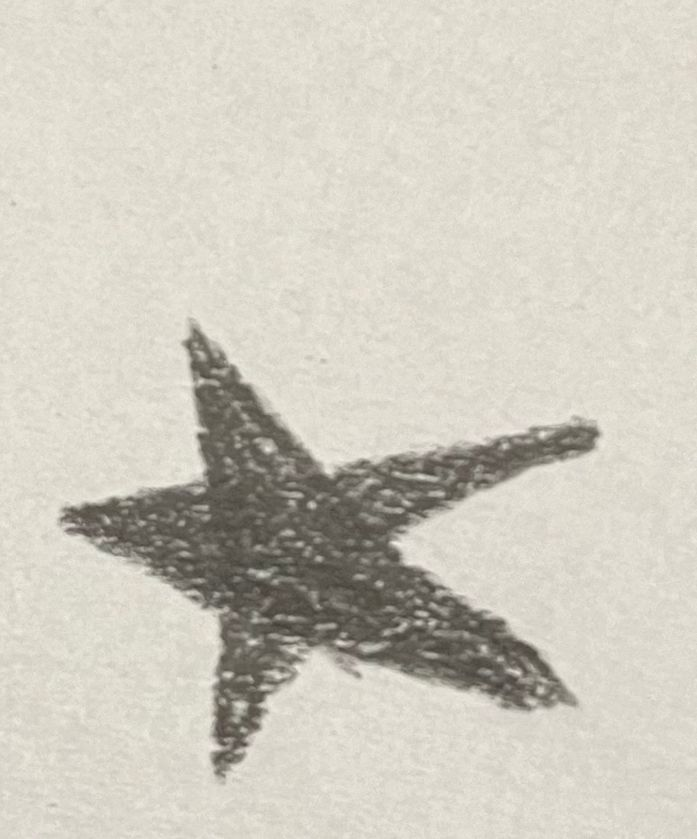
#> input picture machine_tp/shapes.tp/estrella_tp/WhatsApp Image 2025-09-10 at 11.21.23.jpeg, 697 x 839 px, given in place of the camera
$ python camara_2.py
#> lines starting #> are read from the running program, lines starting #| are printed output that depends on the picture; after the words box and inside, x2 and y2 are one past the last pixel; in counts of white or black regions, pixels touching at a corner belong together
### machine_tp/utiles/entrenando_tp.py
import cv2
import csv

import numpy as np

from utiles.labels_tp import label_to_int

trainData = []
trainLabels = []

# Agarro las cosas en los archivos las guardo en variables y las mando a train data y labels
def load_training_set():
    global trainData
    global trainLabels
    with open('archivo_hu_tp/figuras_hu.csv') as csv_file:
#> (reads machine_tp/archivo_hu_tp/figuras_hu.csv from the repository)
        csv_reader = csv.reader(csv_file, delimiter=',')
        for row in csv_reader:
            class_label = row.pop() # saca el ultimo elemento de la lista
            floats = []
            for n in row:
                floats.append(float(n)) # tiene los momentos de Hu transformados a float.
            trainData.append(np.array(floats, dtype=np.float32)) # momentos de Hu
            trainLabels.append(np.array([label_to_int(class_label)], dtype=np.int32)) # Resultados
            #Valores y resultados se necesitan por separados
    trainData = np.array(trainData, dtype=np.float32)
    trainLabels = np.array(trainLabels, dtype=np.int32)
# transforma los arrays a arrays de forma numpy


# llama la funcion de arriba, se manda a entrenar y devuelve el modelo entrenado
def train_model():
    load_training_set()

    tree = cv2.ml.DTrees_create()
    tree.setCVFolds(1)
    tree.setMaxDepth(10)
    tree.train(trainData, cv2.ml.ROW_SAMPLE, trainLabels)
    return tree

### machine_tp/utiles/labels_tp.py
def label_to_int(string_label):
    if string_label == 'estrella_tp': return 1
    if string_label == 'rectangulo_tp': return 2
    if string_label == 'triangulo_tp':
        return 3

    else:
        raise Exception('unkown class_label')


def int_to_label(string_label):
    if string_label == 1: return 'estrella_tp'
    if string_label == 2: return 'rectangulo_tp'
    if string_label == 3:
        return 'triangulo_tp'
    else:
        raise Exception('unkown class_label')

### machine_tp/camara_2.py
from utiles.entrenando_tp import train_model
from utiles.labels_tp import int_to_label
import numpy as np
import math
import cv2

model = train_model()

capture = cv2.VideoCapture(0)
if not capture.isOpened():
    print("Error: No se pudo abrir la cámara.")
    exit()
else:
    print("Cámara iniciada. Presiona 'q' para salir.")


cv2.namedWindow('1. Imagen Original', cv2.WINDOW_NORMAL)
cv2.namedWindow('2. Escala de Grises', cv2.WINDOW_NORMAL)
cv2.namedWindow('3. Imagen Binarizada', cv2.WINDOW_NORMAL)
cv2.namedWindow('4. Morfologia', cv2.WINDOW_NORMAL)
cv2.namedWindow('5. Contornos Detectados', cv2.WINDOW_NORMAL)
cv2.namedWindow('6. Resultado Final', cv2.WINDOW_NORMAL)


cv2.moveWindow('1. Imagen Original', 50, 50)
cv2.moveWindow('2. Escala de Grises', 450, 50)
cv2.moveWindow('3. Imagen Binarizada', 850, 50)
cv2.moveWindow('4. Morfologia', 50, 500)
cv2.moveWindow('5. Contornos Detectados', 450, 500)
cv2.moveWindow('6. Resultado Final', 850, 500)


def nothing(x):
    pass

cv2.createTrackbar('Int.', '3. Imagen Binarizada', 2, 20, nothing)  # valor que se resta al promedio local

while True:

    ret, frame = capture.read()
#> frame is the input picture: shape (839, 697, 3); mean B, G, R 191.5, 202.8, 206.8
    if not ret:
        print("No se pudo capturar el fotograma. Reintentando...")
        continue

    frame = cv2.flip(frame, 1)
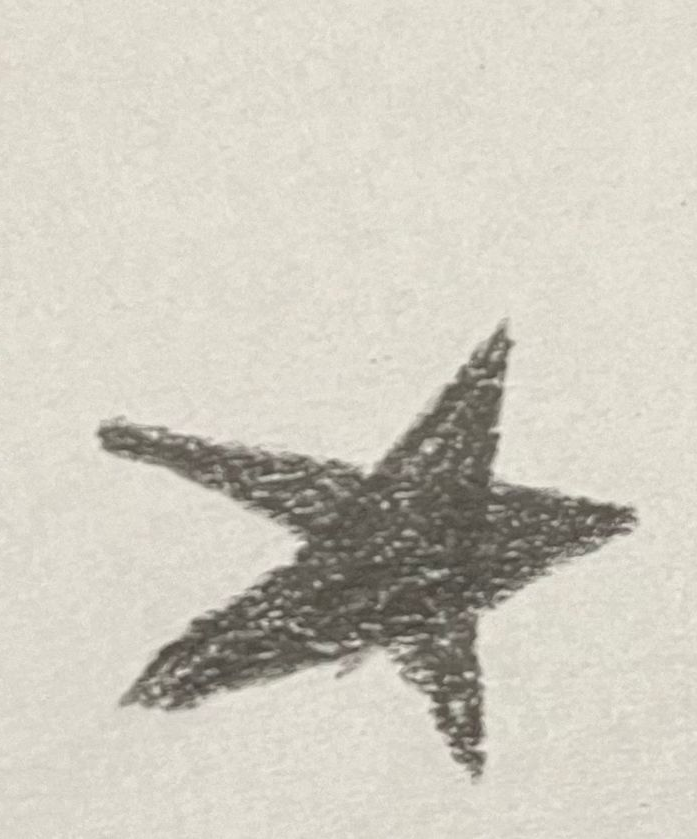
#> frame: shape (839, 697, 3); mean B, G, R 191.5, 202.8, 206.8

    cv2.imshow('1. Imagen Original', frame)

    gray = cv2.cvtColor(frame, cv2.COLOR_BGR2GRAY)
    cv2.imshow('2. Escala de Grises', gray)

    C = cv2.getTrackbarPos('Int.', '3. Imagen Binarizada')
    bin_img = cv2.adaptiveThreshold(
        gray, 255,
        cv2.ADAPTIVE_THRESH_GAUSSIAN_C,
        cv2.THRESH_BINARY_INV,
        67,  # tamaño del bloque (ventana)
        C
    )
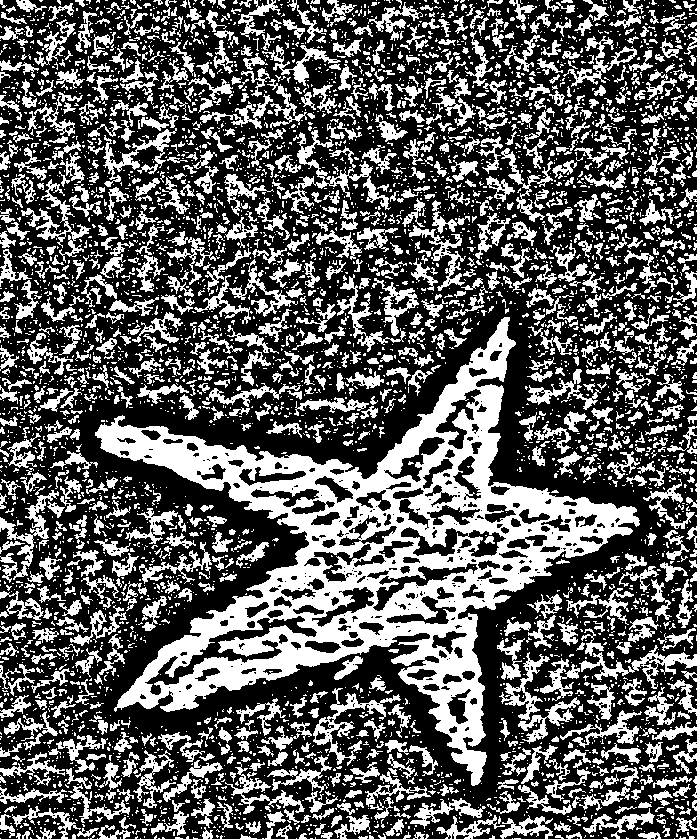
#> bin_img: shape (839, 697); 36.5% white; 5134 white regions (3960 under 20 px), largest, box (x1, y1, x2, y2) and area: (95, 317, 640, 786) 58842, (282, 130, 391, 214) 1753, (313, 688, 401, 766) 1343
    cv2.imshow('3. Imagen Binarizada', bin_img)

    kernel = np.ones((5, 5), np.uint8)
    morphed = cv2.morphologyEx(bin_img, cv2.MORPH_OPEN, kernel)
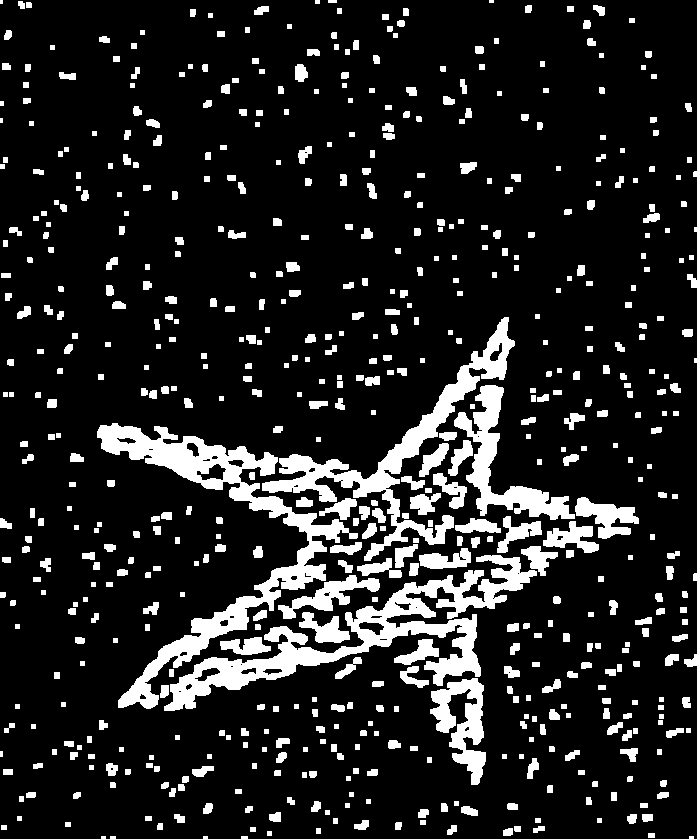
#> morphed: shape (839, 697); 13.7% white; 629 white regions (10 under 20 px), largest, box (x1, y1, x2, y2) and area: (97, 423, 358, 709) 12041, (164, 555, 537, 711) 11819, (262, 317, 515, 561) 8068
    morphed = cv2.morphologyEx(morphed, cv2.MORPH_CLOSE, kernel)
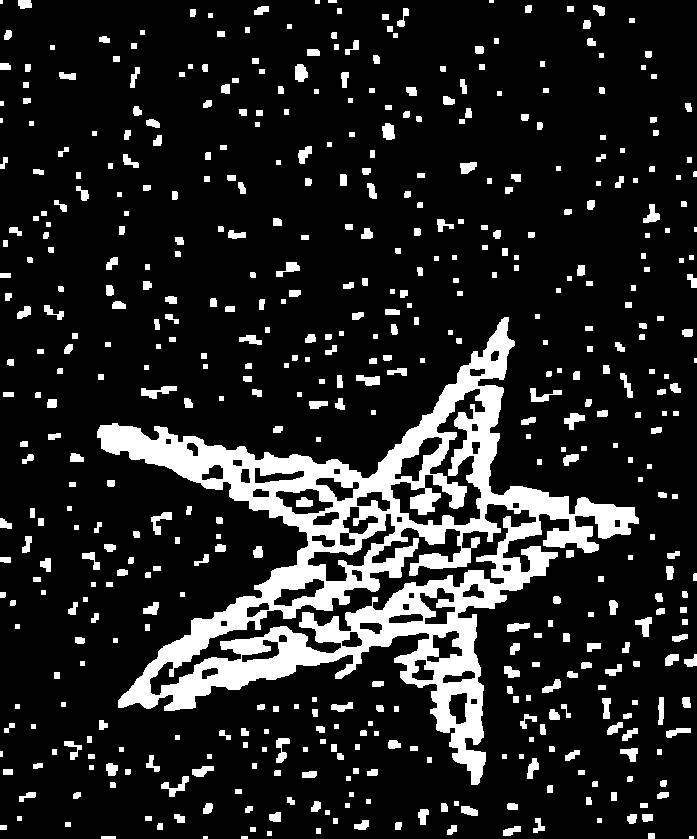
#> morphed: shape (839, 697); 14.5% white; 512 white regions (8 under 20 px)
    cv2.imshow('4. Morfologia', morphed)

    contours, _ = cv2.findContours(morphed, cv2.RETR_EXTERNAL, cv2.CHAIN_APPROX_SIMPLE)
#> contours = 511 contours, 110 with area under 20; largest, box (x1, y1, x2, y2) and area: (97, 317, 639, 785) 77230, (141, 386, 177, 399) 187, (161, 776, 189, 797) 166, (151, 512, 172, 535) 163, (295, 64, 308, 82) 161
    contour_image = frame.copy()
    cv2.drawContours(contour_image, contours, -1, (0, 255, 0), 2)
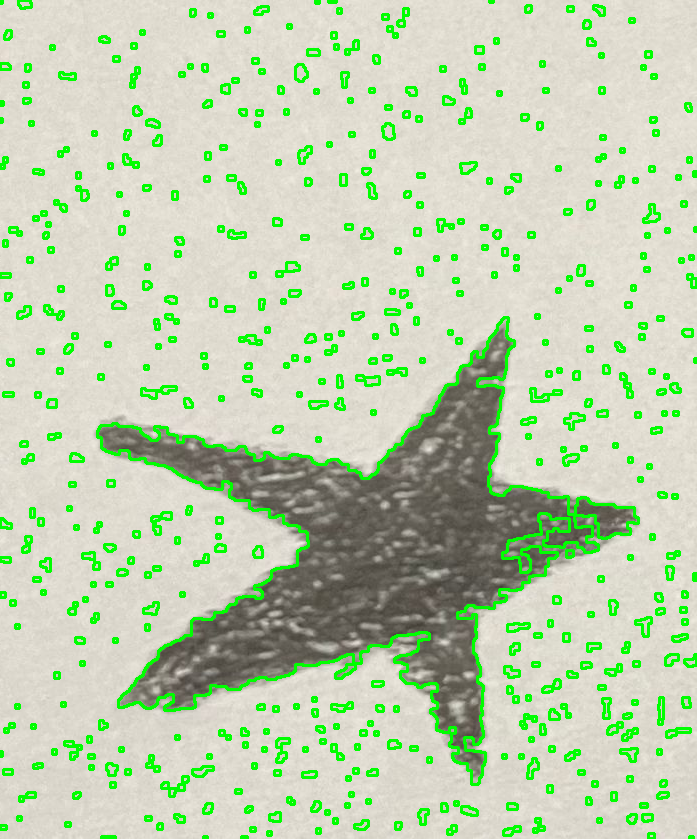
#> contour_image: shape (839, 697, 3); 8.63% of pixels changed, all inside (x1, y1, x2, y2) = (0, 0, 697, 839)
    cv2.imshow('5. Contornos Detectados', contour_image)

    result_frame = frame.copy()
    if contours:
        for contour in contours:
            if cv2.contourArea(contour) > 500:
                cv2.drawContours(result_frame, [contour], -1, (0, 255, 0), 2)

                # Momentos de Hu
                moments = cv2.moments(contour)
                hu_moments = cv2.HuMoments(moments)
                for i in range(0, 7):
                    val = hu_moments[i][0]
                    if val != 0:
                        hu_moments[i][0] = -1 * math.copysign(1.0, val) * math.log10(abs(val))
                hu_moments_reshaped = hu_moments.reshape(1, -1).astype(np.float32)

                # Predicción
                prediction = model.predict(hu_moments_reshaped)
                label_text = int_to_label(int(prediction[0]))

                x, y, w, h = cv2.boundingRect(contour)
                cv2.putText(result_frame, f"{label_text}", (x, y - 10),
                           cv2.FONT_HERSHEY_SIMPLEX, 0.8, (0, 0, 255), 2, cv2.LINE_AA)
#> this loop made 511 passes
#> (prediction, label_text, x, y, w, h) on pass 295: ((2, [2]), 'rectangulo_tp', 97, 317, 542, 468)
#> contour on passes 1 to 6: [[689, 836], [689, 838], [693, 838], [693, 836]], [[241, 836], [241, 838], [247, 838], [247, 836]], [[203, 836], [203, 838], [207, 838], [207, 836]], [[101, 836], [101, 838], [115, 838], [115, 836]], [[648, 833], [648, 838], [654, 838], [654, 833]], [[267, 831], [267, 835], [271, 835], [271, 831]]
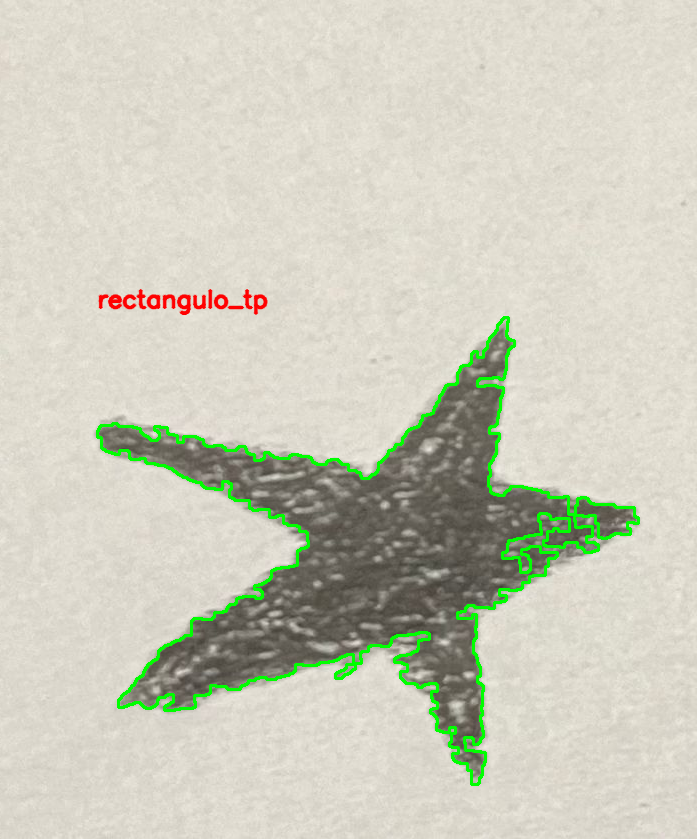
#> result_frame: shape (839, 697, 3); 2.25% of pixels changed, all inside (x1, y1, x2, y2) = (96, 289, 640, 786)
    else:
        cv2.putText(result_frame, "No se detectaron formas", (50, 50),
                   cv2.FONT_HERSHEY_SIMPLEX, 1, (0, 255, 255), 2, cv2.LINE_AA)

    cv2.imshow('6. Resultado Final', result_frame)

    if cv2.waitKey(1) & 0xFF == ord('q'):
#> (key q is pressed here)
        break


capture.release()
cv2.destroyAllWindows()
print("Programa terminado correctamente.")
